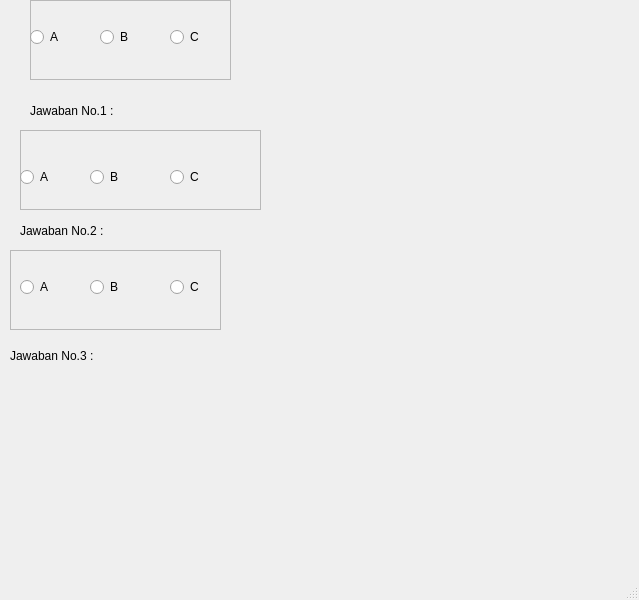
<?xml version="1.0" encoding="UTF-8"?>
<ui version="4.0">
 <class>MainWindow</class>
 <widget class="QMainWindow" name="MainWindow">
  <property name="geometry">
   <rect>
    <x>0</x>
    <y>0</y>
    <width>639</width>
    <height>600</height>
   </rect>
  </property>
  <property name="windowTitle">
   <string>MainWindow</string>
  </property>
  <widget class="QWidget" name="centralwidget">
   <widget class="QLabel" name="label">
    <property name="geometry">
     <rect>
      <x>30</x>
      <y>90</y>
      <width>321</width>
      <height>41</height>
     </rect>
    </property>
    <property name="text">
     <string>Jawaban No.1 : </string>
    </property>
   </widget>
   <widget class="QLabel" name="label_2">
    <property name="geometry">
     <rect>
      <x>20</x>
      <y>210</y>
      <width>371</width>
      <height>41</height>
     </rect>
    </property>
    <property name="text">
     <string>Jawaban No.2 :</string>
    </property>
   </widget>
   <widget class="QLabel" name="label_3">
    <property name="geometry">
     <rect>
      <x>10</x>
      <y>330</y>
      <width>401</width>
      <height>51</height>
     </rect>
    </property>
    <property name="text">
     <string>Jawaban No.3 : </string>
    </property>
   </widget>
   <widget class="QFrame" name="frame">
    <property name="geometry">
     <rect>
      <x>30</x>
      <y>0</y>
      <width>201</width>
      <height>80</height>
     </rect>
    </property>
    <property name="frameShape">
     <enum>QFrame::StyledPanel</enum>
    </property>
    <property name="frameShadow">
     <enum>QFrame::Raised</enum>
    </property>
    <widget class="QRadioButton" name="radioButton_3">
     <property name="geometry">
      <rect>
       <x>0</x>
       <y>30</y>
       <width>62</width>
       <height>14</height>
      </rect>
     </property>
     <property name="text">
      <string>A</string>
     </property>
    </widget>
    <widget class="QRadioButton" name="radioButton_2">
     <property name="geometry">
      <rect>
       <x>70</x>
       <y>30</y>
       <width>62</width>
       <height>14</height>
      </rect>
     </property>
     <property name="text">
      <string>B</string>
     </property>
    </widget>
    <widget class="QRadioButton" name="radioButton">
     <property name="geometry">
      <rect>
       <x>140</x>
       <y>30</y>
       <width>62</width>
       <height>14</height>
      </rect>
     </property>
     <property name="text">
      <string>C</string>
     </property>
    </widget>
   </widget>
   <widget class="QFrame" name="frame_2">
    <property name="geometry">
     <rect>
      <x>20</x>
      <y>130</y>
      <width>241</width>
      <height>80</height>
     </rect>
    </property>
    <property name="frameShape">
     <enum>QFrame::StyledPanel</enum>
    </property>
    <property name="frameShadow">
     <enum>QFrame::Raised</enum>
    </property>
    <widget class="QRadioButton" name="radioButton_6">
     <property name="geometry">
      <rect>
       <x>150</x>
       <y>40</y>
       <width>62</width>
       <height>14</height>
      </rect>
     </property>
     <property name="text">
      <string>C</string>
     </property>
    </widget>
    <widget class="QRadioButton" name="radioButton_4">
     <property name="geometry">
      <rect>
       <x>0</x>
       <y>40</y>
       <width>62</width>
       <height>14</height>
      </rect>
     </property>
     <property name="text">
      <string>A</string>
     </property>
    </widget>
    <widget class="QRadioButton" name="radioButton_5">
     <property name="geometry">
      <rect>
       <x>70</x>
       <y>40</y>
       <width>62</width>
       <height>14</height>
      </rect>
     </property>
     <property name="text">
      <string>B</string>
     </property>
    </widget>
   </widget>
   <widget class="QFrame" name="frame_3">
    <property name="geometry">
     <rect>
      <x>10</x>
      <y>250</y>
      <width>211</width>
      <height>80</height>
     </rect>
    </property>
    <property name="frameShape">
     <enum>QFrame::StyledPanel</enum>
    </property>
    <property name="frameShadow">
     <enum>QFrame::Raised</enum>
    </property>
    <widget class="QRadioButton" name="radioButton_9">
     <property name="geometry">
      <rect>
       <x>160</x>
       <y>30</y>
       <width>62</width>
       <height>14</height>
      </rect>
     </property>
     <property name="text">
      <string>C</string>
     </property>
    </widget>
    <widget class="QRadioButton" name="radioButton_7">
     <property name="geometry">
      <rect>
       <x>10</x>
       <y>30</y>
       <width>62</width>
       <height>14</height>
      </rect>
     </property>
     <property name="text">
      <string>A</string>
     </property>
    </widget>
    <widget class="QRadioButton" name="radioButton_8">
     <property name="geometry">
      <rect>
       <x>80</x>
       <y>30</y>
       <width>62</width>
       <height>14</height>
      </rect>
     </property>
     <property name="text">
      <string>B</string>
     </property>
    </widget>
   </widget>
  </widget>
  <widget class="QMenuBar" name="menubar">
   <property name="geometry">
    <rect>
     <x>0</x>
     <y>0</y>
     <width>639</width>
     <height>18</height>
    </rect>
   </property>
  </widget>
  <widget class="QStatusBar" name="statusbar"/>
 </widget>
 <resources/>
 <connections/>
</ui>
